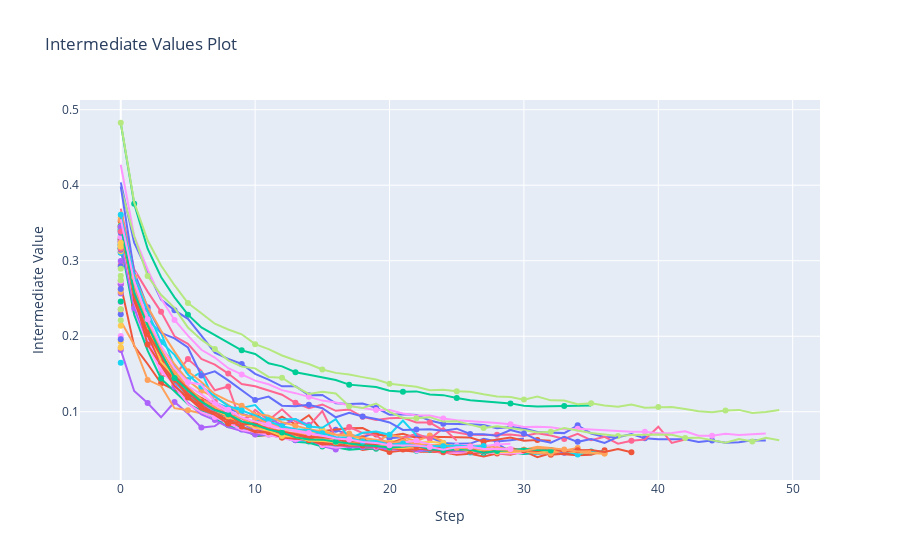

The notebook cell saved with this chart:
### Code cell
plot_intermediate_values(study)
